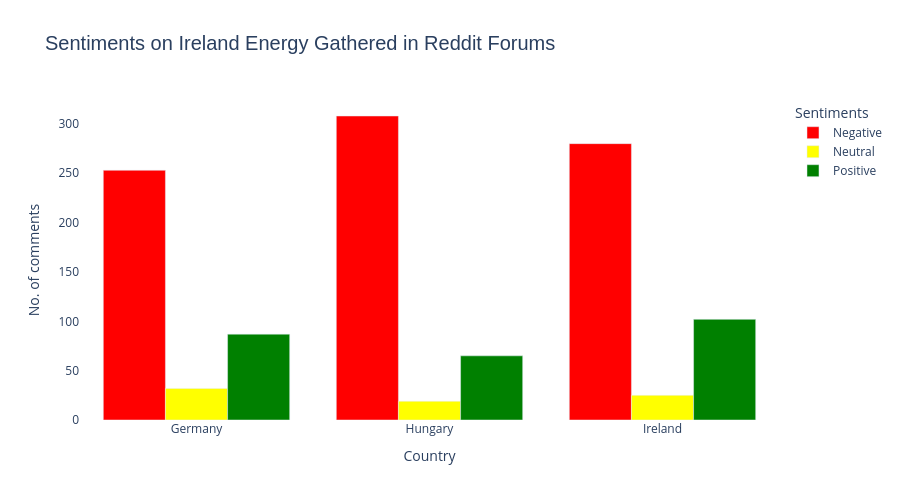

Notebook code cell kept with this figure:
### Code cell
# Define color map
color_map = {
    'Positive': 'green',
    'Negative': 'red',
    'Neutral': 'yellow'
}

grouped_df = sentiments_df.groupby(['country', 'flair_prediction']).size().reset_index(name='count')


# Project Results
fig = px.bar(
    grouped_df,
    x='country', 
    y='count', 
    color='flair_prediction',
    color_discrete_map=color_map,
    labels={
        'count': 'No. of comments',
        'flair_prediction': 'Sentiments',
        'country': 'Country'
    },
    title='Sentiments on Ireland Energy Gathered in Reddit Forums',
    barmode='group'
)


fig.update_layout(
    title_font=dict(size=20, family='Arial'),
    width=900,
    height=500,
    plot_bgcolor='rgba(0,0,0,0)' # this makes background transparent
)

fig.show()

### Figure 1 — Plotly figure (JSON) as saved in the notebook; plotly's stock layout.template omitted (floating-point values rounded to 4 significant figures)
{"data": [{"alignmentgroup": "True", "hovertemplate": "Sentiments=Negative<br>Country=%{x}<br>No. of comments=%{y}<extra></extra>", "legendgroup": "Negative", "marker": {"color": "red", "pattern": {"shape": ""}}, "name": "Negative", "offsetgroup": "Negative", "orientation": "v", "showlegend": true, "textposition": "auto", "type": "bar", "x": ["Germany", "Hungary", "Ireland"], "xaxis": "x", "y": [253, 308, 280], "yaxis": "y"}, {"alignmentgroup": "True", "hovertemplate": "Sentiments=Neutral<br>Country=%{x}<br>No. of comments=%{y}<extra></extra>", "legendgroup": "Neutral", "marker": {"color": "yellow", "pattern": {"shape": ""}}, "name": "Neutral", "offsetgroup": "Neutral", "orientation": "v", "showlegend": true, "textposition": "auto", "type": "bar", "x": ["Germany", "Hungary", "Ireland"], "xaxis": "x", "y": [32, 19, 25], "yaxis": "y"}, {"alignmentgroup": "True", "hovertemplate": "Sentiments=Positive<br>Country=%{x}<br>No. of comments=%{y}<extra></extra>", "legendgroup": "Positive", "marker": {"color": "green", "pattern": {"shape": ""}}, "name": "Positive", "offsetgroup": "Positive", "orientation": "v", "showlegend": true, "textposition": "auto", "type": "bar", "x": ["Germany", "Hungary", "Ireland"], "xaxis": "x", "y": [87, 65, 102], "yaxis": "y"}], "layout": {"barmode": "group", "height": 500, "legend": {"title": {"text": "Sentiments"}, "tracegroupgap": 0}, "plot_bgcolor": "rgba(0,0,0,0)", "title": {"font": {"family": "Arial", "size": 20}, "text": "Sentiments on Ireland Energy Gathered in Reddit Forums"}, "width": 900, "xaxis": {"anchor": "y", "domain": [0, 1], "title": {"text": "Country"}}, "yaxis": {"anchor": "x", "domain": [0, 1], "title": {"text": "No. of comments"}}}}
